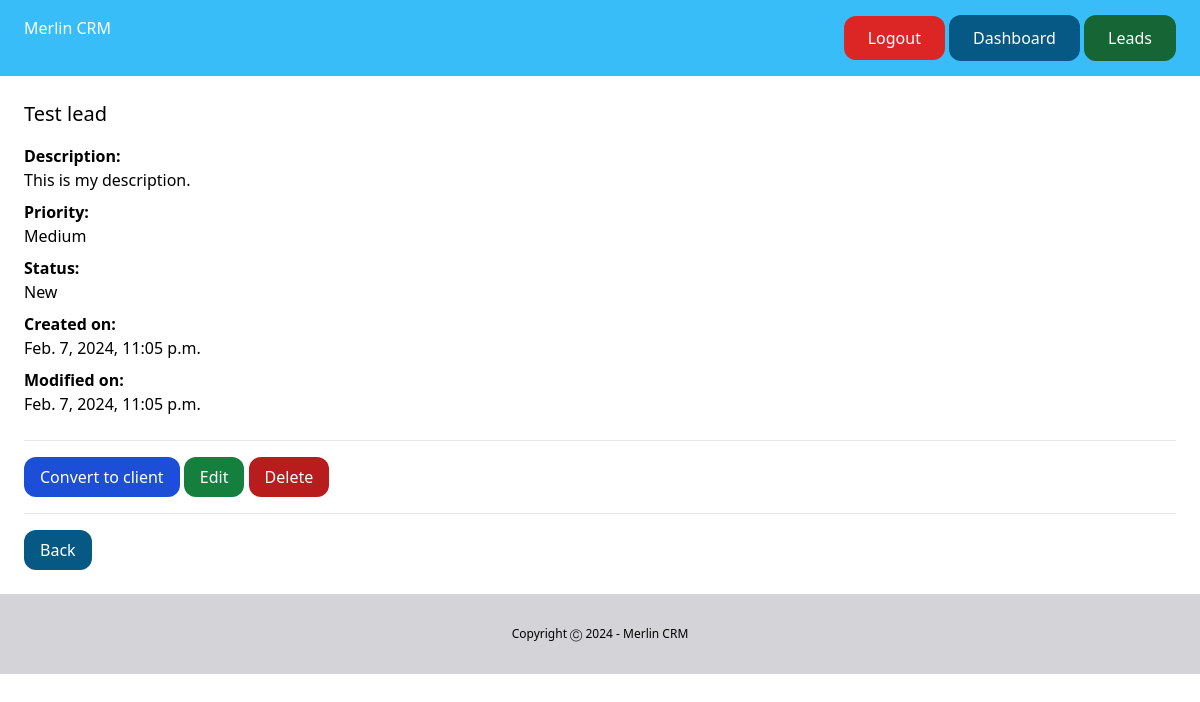
Screenshot of /dashboard/leads/1/ (signed in) with the database file from the repository.
### lead/models.py (models this page shows, shortened)
class Lead(models.Model):
    LOW = 'low'
    MEDIUM = 'medium'
    HIGH = 'high'
    CHOICES_PRIORITY = (
        (LOW, 'Low'),
        (MEDIUM, 'Medium'),
        (HIGH, 'High'),
    )
    NEW = 'new'
    CONTACTED = 'contacted'
    GAINED = 'gained'
    LOST = 'lost'
    CHOICES_STATUS = (
        (NEW, 'New'),
        (CONTACTED, 'Contacted'),
        (GAINED, 'Gained'),
        (LOST, 'Lost'),
    )
    name = models.CharField(max_length=260)
    email = models.EmailField()
    description = models.TextField(blank=True, null=True)
    priority = models.CharField(max_length=10, choices=CHOICES_PRIORITY, default=MEDIUM)
    status = models.CharField(max_length=10, choices=CHOICES_STATUS, default=NEW)
    converted_to_client = models.BooleanField(default=False)
    created_by = models.ForeignKey(User, related_name='leads', on_delete=models.CASCADE)
    created_on = models.DateTimeField(auto_now_add=True)
    modified_on = models.DateTimeField(auto_now=True)

### lead/views.py (the view)
# urls.py: path('<int:pk>/', views.leads_detail, name='leads_detail'),
@login_required
def leads_detail(request, pk):
    lead = get_object_or_404(Lead, created_by=request.user, pk=pk)
    return render(request, 'leads_detail.html', {
        'lead': lead
    })

### templates/leads_detail.html (shortened to what this page needs)
{% extends 'base.html' %}
{% block content %}
    <div class="py-6 px-6">
        <h1 class="mb-4 text-xl">{{ lead.name }}</h1>
        {% if lead.description %}
            <p class="font-semibold">Description:</p>
            <p class="mb-2">{{ lead.description }}</p>
        {% endif %}
        <p class="font-semibold">Priority:</p>
        <p class="mb-2">{{ lead.get_priority_display }}</p>
        <p class="font-semibold">Status:</p>
        <p class="mb-2">{{ lead.get_status_display }}</p>
        <p class="font-semibold">Created on:</p>
        <p class="mb-2">{{ lead.created_on }}</p>
        <p class="font-semibold">Modified on:</p>
        <p class="mb-6">{{ lead.modified_on }}</p>
        <hr class="my-4">
        <a href="{% url 'leads_convert' lead.id %}" class="inline-block px-4 py-2 bg-blue-700 rounded-xl text-white">Convert to client</a>
        <a href="{% url 'leads_edit' lead.id %}" class="inline-block px-4 py-2 bg-green-700 rounded-xl text-white">Edit</a>
        <a href="{% url 'leads_delete' lead.id %}" class="inline-block px-4 py-2 bg-red-700 rounded-xl text-white">Delete</a>
        <hr class="my-4">
        <a href="{% url 'leads_list' %}" class="inline-block px-4 py-2 bg-sky-800 rounded-xl text-white">Back</a>
     </div>
{% endblock %}

### rows the page displays
Lead: name "Test lead", description "This is my description.", priority "Medium", status "New", created_on "Feb. 7, 2024, 11:05 p.m.", modified_on "Feb. 7, 2024, 11:05 p.m."
